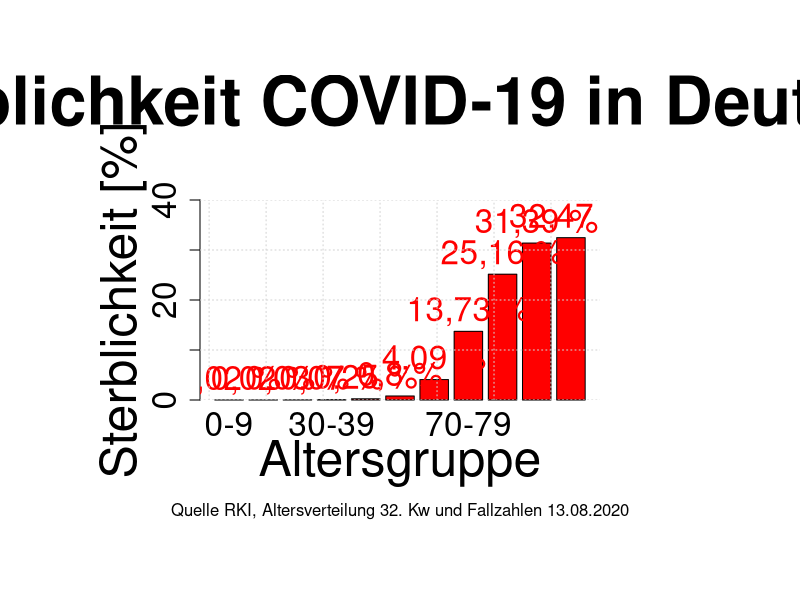

The R script that drew this image:
#!/usr/bin/env Rscript

CFR <- read.csv("../data/DE_CFR.csv")

png("DE_crf.png", width = 1920, height = 1080)

par(mar=c(10,10,10,10))

options(digits = 3,OutDec = ",")

bp <- barplot( (CFR$Male+CFR$Female)/CFR$Cases *100
    , col = "red"
    , xlab="Altersgruppe"
    , ylab="Sterblichkeit [%]"
    , ylim=c(0,40)
    , main="Fallsterblichkeit COVID-19 in Deutschland"
    , cex.axis = 2
    , cex.names = 2
    , cex.main = 4
    , cex.lab = 3
    , names.arg = c("0-9","10-19","20-29","30-39","40-49","50-59","60-69","70-79","80-89","90-99","100+")
    )

text( x = bp 
    , y = (CFR$Male+CFR$Female)/CFR$Cases *100
    , labels = paste(round((CFR$Male+CFR$Female)/CFR$Cases *100,digits = 2),"%")
    , pos = 3
    , cex = 2
    , col = "red"
    
)

title(sub="Quelle RKI, Altersverteilung 32. Kw und Fallzahlen 13.08.2020",line = 5)

grid()
dev.off()
